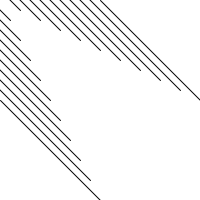
Frame 1 (no input)
Frame 60 (the mouse pressed at the canvas centre just before this capture): identical to frame 1, image omitted
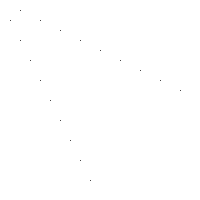
Frame 120 (the mouse held since frame 60 and released just before this capture)

The Processing sketch that drew these frames (run headless with seeded random() and noise(); from frame 60 on, the mouse is pressed at the canvas centre):

// Processing sketch: example03
// ── example03.pde
/*
Nature of Code - Chapter 1
 Example 1.3: Vector subtraction
 
 Author: Fabio Sasseron
 https://github.com/whysasse/mcqb
 */

void setup() {
  size(200, 200);
  smooth();
}

void draw() {
  background(255);

  // Two PVectors, one for the mouse location and one for the center of the window.
  PVector mouse = new PVector(mouseX, mouseY);
  PVector center = new PVector(width/2, height/2);

  // PVector subtraction!
  mouse.sub(center);

  // Draw a line to represent the vector.
  pushMatrix();
  for (int i = 0; i < 10; i++) {
    translate(20, 10);
    line(0, 0, mouse.x, mouse.y);
  }
  popMatrix();
  pushMatrix();
  for (int i = 0; i < 10; i++) {
    translate(10, 20);
    line(0, 0, mouse.x, mouse.y);
  }
  popMatrix();
}
